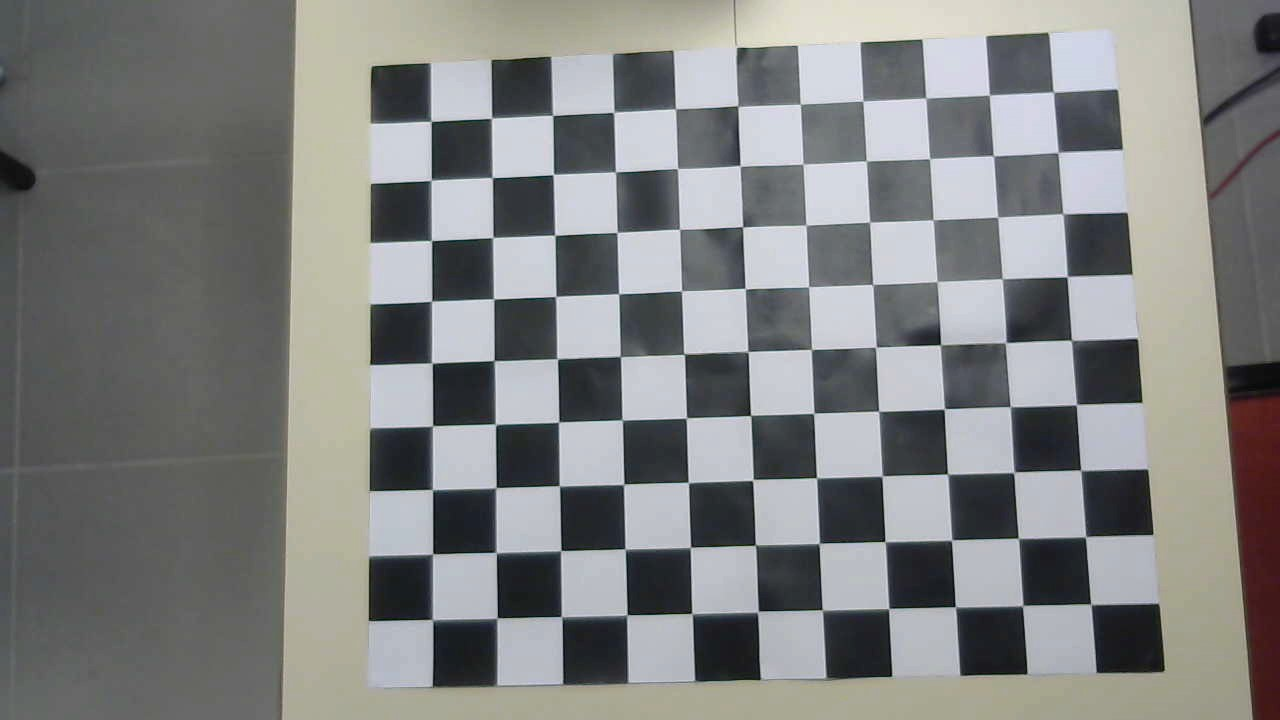
#> input picture images_calibration/prueba/WIN_20201022_10_26_58_Pro.jpg, 1280 x 720 px; its folder holds only this picture in this run
$ jupyter execute --allow-errors Calibracion_buena.ipynb
#> lines starting #> are read from the running program, lines starting #| are printed output that depends on the picture; after the words box and inside, x2 and y2 are one past the last pixel; in counts of white or black regions, pixels touching at a corner belong together
## Camera Calibration

In this script we get the camera parameters and we manage to get rid of the distorsion. All of the values are stored, so can be accesible at any time and use them for our aplication

[cell 1]
#!/usr/bin/env python

import cv2
import numpy as np
import os
import glob
import yaml

# workingdir="/home/pi/Desktop/Captures/"
savedir = 'camera_data/'

# Defining the dimensions of checkerboard
CHECKERBOARD = (9,11)
criteria = (cv2.TERM_CRITERIA_EPS + cv2.TERM_CRITERIA_MAX_ITER, 30, 0.001)

# Creating vector to store vectors of 3D points for each checkerboard image
objpoints = []
# Creating vector to store vectors of 2D points for each checkerboard image
imgpoints = []


# Defining the world coordinates for 3D points
objp = np.zeros((1, CHECKERBOARD[0] * CHECKERBOARD[1], 3), np.float32)
objp[0,:,:2] = np.mgrid[0:CHECKERBOARD[0], 0:CHECKERBOARD[1]].T.reshape(-1, 2)
prev_img_shape = None

# Extracting path of individual image stored in a given directory
images = glob.glob('./images_calibration/prueba/*.jpg')
for fname in images:
    img = cv2.imread(fname)
#> img is the input picture: shape (720, 1280, 3); mean B, G, R 129.5, 130.2, 129
    gray = cv2.cvtColor(img,cv2.COLOR_BGR2GRAY)
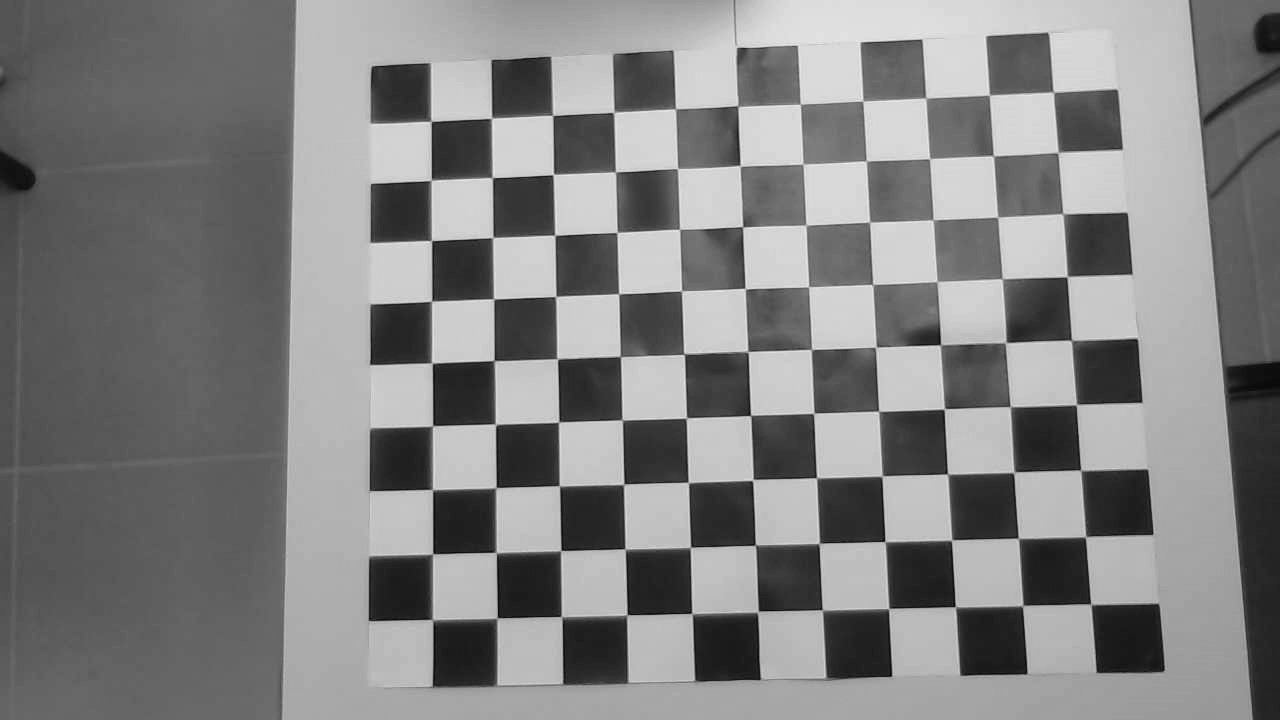
#> gray: shape (720, 1280); min 1, max 247, mean 129.8
    # Find the chess board corners
    # If desired number of corners are found in the image then ret = true
    ret, corners = cv2.findChessboardCorners(gray, CHECKERBOARD, cv2.CALIB_CB_ADAPTIVE_THRESH + cv2.CALIB_CB_FAST_CHECK + cv2.CALIB_CB_NORMALIZE_IMAGE)
#> ret = True; corners = 99 rows, first 8: [1053.7, 92.33], [1057.2, 152.6], [1063, 213.5], [1066.6, 277], [1070.7, 340.5], [1075.4, 405], [1080.5, 469.5], [1084.4, 537.3]

    """
    If desired number of corner are detected,
    we refine the pixel coordinates and display
    them on the images of checker board
    """
    if ret == True:
        objpoints.append(objp)
        # refining pixel coordinates for given 2d points.
        corners2 = cv2.cornerSubPix(gray, corners, (11,11),(-1,-1), criteria)
#> corners2 = 99 rows, first 8: [1053.4, 92.09], [1058.2, 152.3], [1062.9, 213.8], [1067.1, 276.6], [1071.5, 340.2], [1076.4, 404.6], [1080.8, 470.2], [1085.5, 536.7]

        imgpoints.append(corners2)

        # Draw and display the corners
        img = cv2.drawChessboardCorners(img, CHECKERBOARD, corners2, ret)
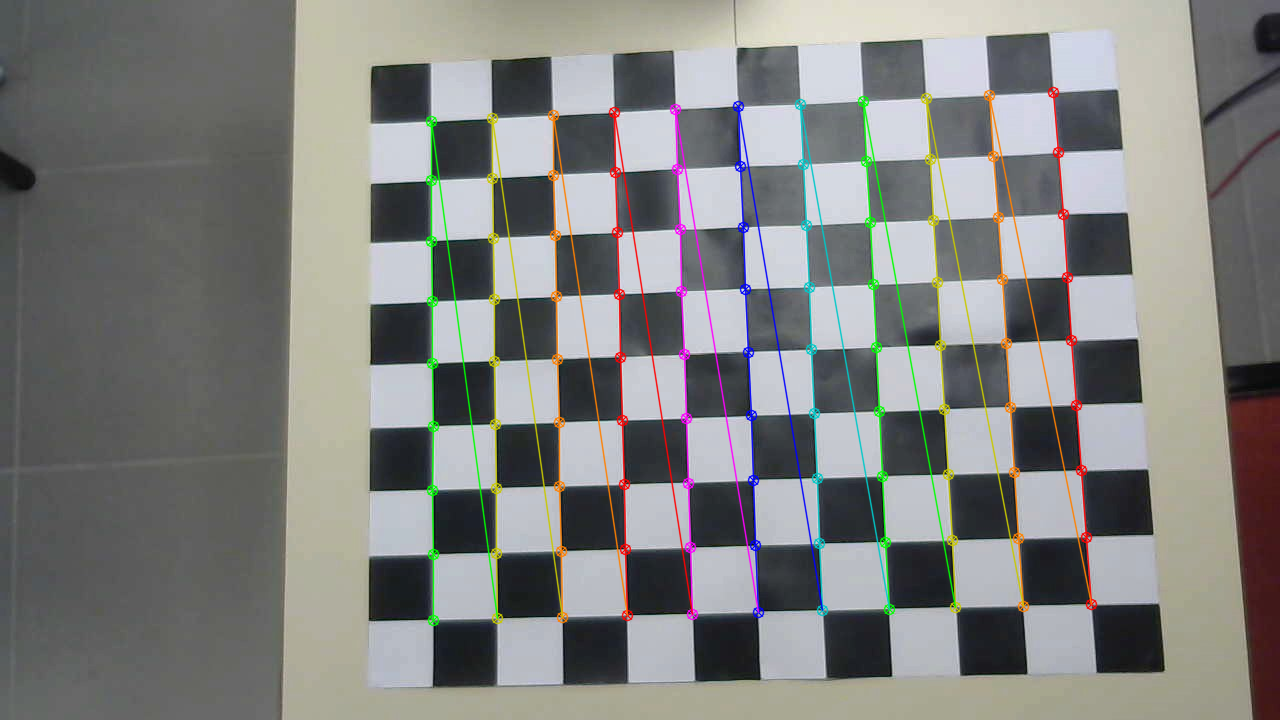
#> img: shape (720, 1280, 3); 4.31% of pixels changed, all inside (x1, y1, x2, y2) = (425, 86, 1098, 627)

    cv2.imshow('img',img)
    cv2.waitKey(0)

cv2.destroyAllWindows()

h,w = img.shape[:2]
#> h = 720; w = 1280

"""
Performing camera calibration by
passing the value of known 3D points (objpoints)
and corresponding pixel coordinates of the
detected corners (imgpoints)
"""
ret, mtx, dist, rvecs, tvecs = cv2.calibrateCamera(objpoints, imgpoints, gray.shape[::-1], None, None)
#> ret = 0.433; mtx = [[2085.2, 0, 466], [0, 2131.4, 432.8], [0, 0, 1]]; dist = [[-0.336, 3.53, 0.006, -6.59e-05, -13.21]]; rvecs = ([-0.0613, 0.257, 1.54],); tvecs = ([9.35, -5.33, 32.72],)

# Printing  and saving the results
print("Camera matrix : \n")
print(mtx)
#| [[2.08524531e+03 0.00000000e+00 4.65960455e+02]
#|  [0.00000000e+00 2.13137888e+03 4.32805408e+02]
#|  [0.00000000e+00 0.00000000e+00 1.00000000e+00]]
np.save(savedir + 'cam_mtx.npy', mtx)

print("Dist : \n")
print(dist)
#| [[-3.35677538e-01  3.53497006e+00  5.99771683e-03 -6.58782696e-05
#|   -1.32120925e+01]]
np.save(savedir + 'dist.npy', dist)

### UNDISTORSION ####

# Refining the camera matrix using parameters obtained by calibration
new_camera_mtx, roi = cv2.getOptimalNewCameraMatrix(mtx, dist, (w,h), 1, (w,h))
#> new_camera_mtx = [[2022, 0, 458.1], [0, 2061.8, 438.6], [0, 0, 1]]; roi = (2, 15, 1258, 702)

print("Region of Interest: \n")
print(roi)
#| (2, 15, 1258, 702)
np.save(savedir+'roi.npy', roi)

print("New Camera Matrix: \n")
#print(newcam_mtx)
np.save(savedir+'newcam_mtx.npy', new_camera_mtx)
print(np.load(savedir+'newcam_mtx.npy'))

inverse_newcam_mtx = np.linalg.inv(new_camera_mtx)
#> inverse_newcam_mtx = [[0.000495, 0, -0.227], [0, 0.000485, -0.213], [0, 0, 1]]
print("Inverse New Camera Matrix: \n")
print(inverse_newcam_mtx)
#| [[ 4.94562744e-04  0.00000000e+00 -2.26562337e-01]
#|  [ 0.00000000e+00  4.85009856e-04 -2.12743436e-01]
#|  [ 0.00000000e+00  0.00000000e+00  1.00000000e+00]]
np.save(savedir+'inverse_newcam_mtx.npy', inverse_newcam_mtx)

# Method 1 to undistort the image
dst = cv2.undistort(img, mtx, dist, None, new_camera_mtx)
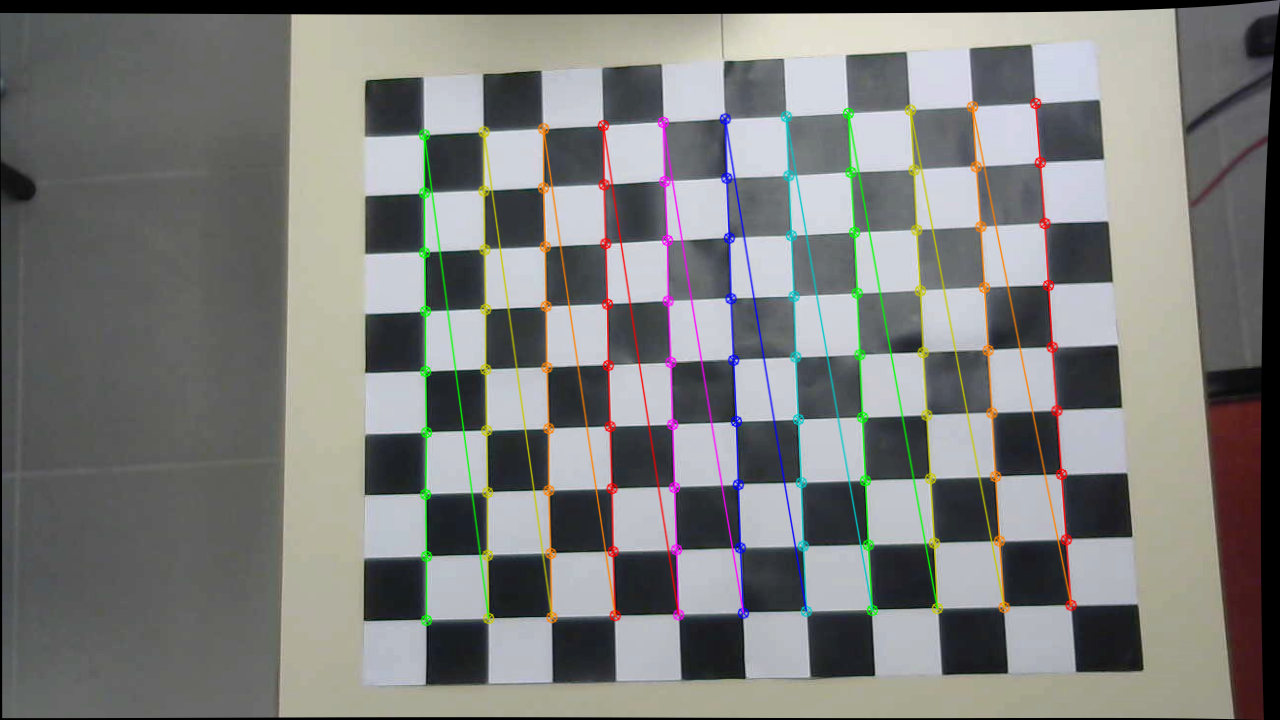
#> dst: shape (720, 1280, 3); mean B, G, R 123.4, 125.4, 124.8

# Displaying the undistorted image
cv2.imshow("undistorted image",dst)
cv2.waitKey(0)

# Closing all remaining windows
cv2.destroyAllWindows()

## Writing the parameters in a file

[cell 2]
data = {'camera_matrix': np.asarray(mtx).tolist(),
        'dist_coeff': np.asarray(dist).tolist(),
        'roi': np.asarray(roi).tolist(),
        'new_camera_mtx': np.asarray(new_camera_mtx).tolist(),
        'inverse_newcam_mtx':np.asarray(inverse_newcam_mtx).tolist()
       }

[cell 3]
# transform the matrix and distortion coefficients to writable lists
# and save it to a file
with open("calibration_matrix.yaml", "w") as f:
     yaml.dump(data, f)

## Getting the Perspective Calibration Right

[cell 4]
import numpy as np
import cv2
import glob

# parameters
writeValues = True
display = False
savedir = "camera_data/"

# Get the center of the image cx and cy
# [10 lines left out: function get_image_center, not called in this run]

# Load parameters from the camera
def load_parameters(savedir, display):
    # load camera calibration
    savedir = "camera_data/"
    cam_mtx = np.load(savedir+'cam_mtx.npy')
    dist = np.load(savedir+'dist.npy')
    roi = np.load(savedir+'roi.npy')
    newcam_mtx = np.load(savedir+'newcam_mtx.npy')
    inverse_newcam_mtx = np.save(savedir+'inverse_newcam_mtx.npy')

    if display:
        print ("Camera Matrix :\n {0}".format(cam_mtx))
        print ("Dist Coeffs :\n {0}".format(dist))
        print("Region of Interest :\n {0}".format(roi))
        print("New Camera Matrix :\n {0}".format(newcam_mtx))
        print("Inverse New Camera Matrix :\n {0}".format(inverse_newcam_mtx))

    return cam_mtx,dist,roi,newcam_mtx,inverse_newcam_mtx

# [123 lines left out: functions save_parameters, load_checking_parameters, calculate_z_total_points, calculate_accuracy, not called in this run]

[cell 5]
import numpy as np
import cv2
import glob
# import camera_realworld_xyz

writeValues = True
calculatefromCam = True
display = False
savedir = "camera_data/"
# cameraXYZ = camera_realworld_xyz.camera_realtimeXYZ()
# test camera calibration against all points, calculating XYZ

# load camera calibration
#> (the rest of this cell did not finish here and is left out)

## Reading from the calibration_matrix.yaml

[cell 6]
# The file contains the camera matrix and de dist_coeff in a dictionary - list format
with open(r'calibration_matrix.yaml') as file:
    doc = yaml.full_load(file)
    mtx = doc["camera_matrix"]
    dist = doc["dist_coeff"]

## Practice Example - 3D to 2D Coordinates

## Function from 3D to 2D

[cell 7]
import cv2
import numpy as np

[cell 8]
draw = True
image_path = 'camera_position/WIN_20201027_09_48_05_Pro.jpg'
# world_coordinate = (17.51,17.83,-84.253)
world_coordinate = (10.0, 22.0, 0.0)

[cell 9]
def from_3d_to_2d(image_path, world_coordinates, draw):

#> called with world_coordinates = (10, 22, 0), draw = True
    im = cv2.imread(image_path);
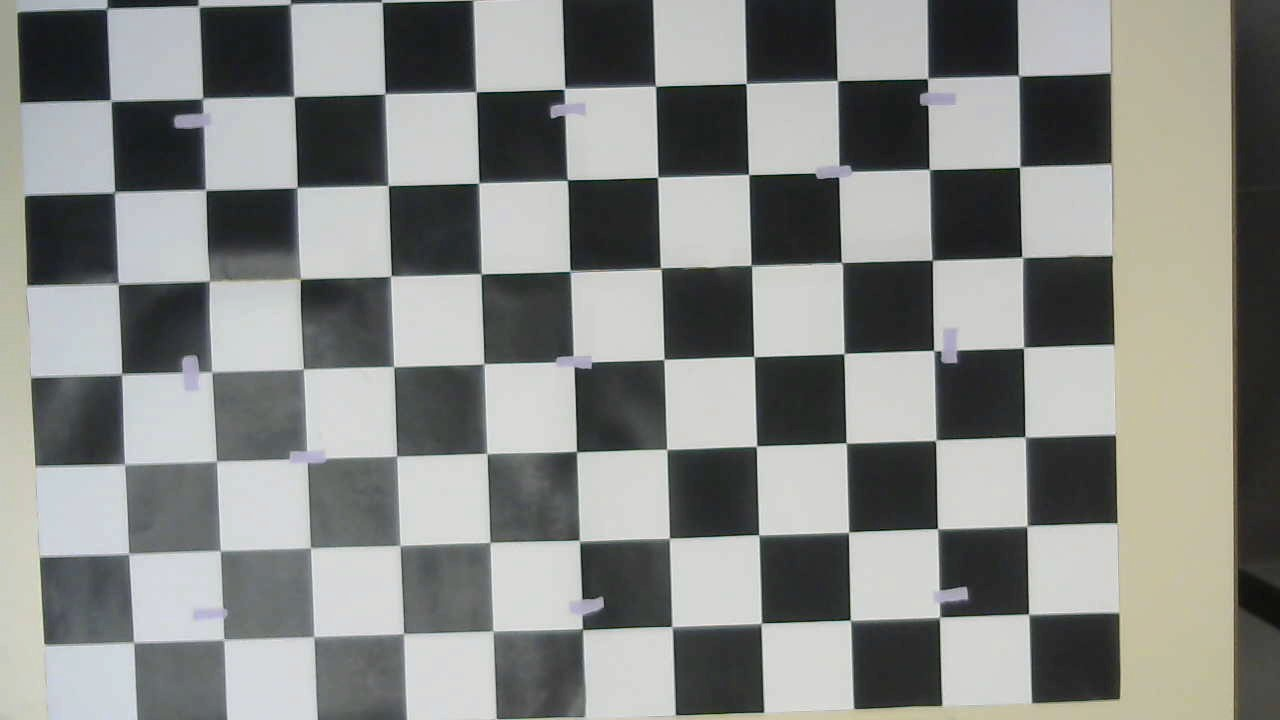
#> input picture camera_position/WIN_20201027_09_48_05_Pro.jpg, 1280 x 720 px
#> im is the input picture: shape (720, 1280, 3); mean B, G, R 133.7, 136.7, 135
    size = im.shape
#> size = (720, 1280, 3)

    # load camera calibration
    savedir = "camera_data/"
    dist = np.load(savedir+'dist.npy')
    newcam_mtx = np.load(savedir+'newcam_mtx.npy')
    rotation_vector = np.load(savedir+'rotation_vector.npy')
#> (reads camera_data/rotation_vector.npy from the repository)
    translation_vector = np.load(savedir+'translation_vector.npy')
#> (reads camera_data/translation_vector.npy from the repository)

    # Expected this format -> np.array([(0.0, 0.0, 30)])
    world_coordinates = np.array([world_coordinates])
    (new_point2D, jacobian) = cv2.projectPoints(world_coordinates, rotation_vector, translation_vector, newcam_mtx, dist)
    print("New_point2D:", new_point2D)

    if draw :
        cv2.circle(im, (int(new_point2D[0][0][0]),int(new_point2D[0][0][1])),5,(255,0,0), -1)
        # Display image
        cv2.imshow("Test", im)
        #cv2.imwrite(image_path, im)
        cv2.waitKey(0)
        cv2.destroyAllWindows()

    return new_point2D

[cell 10]
new_point2D = from_3d_to_2d(image_path, world_coordinate, draw)

## Function from to 2D to 3D

[cell 11]
def from_2d_to_3d(image_coordinates):

    # load camera calibration
    savedir = "camera_data/"
    cam_mtx,dist,roi,newcam_mtx,inverse_newcam_mtx = load_parameters(savedir, display)
